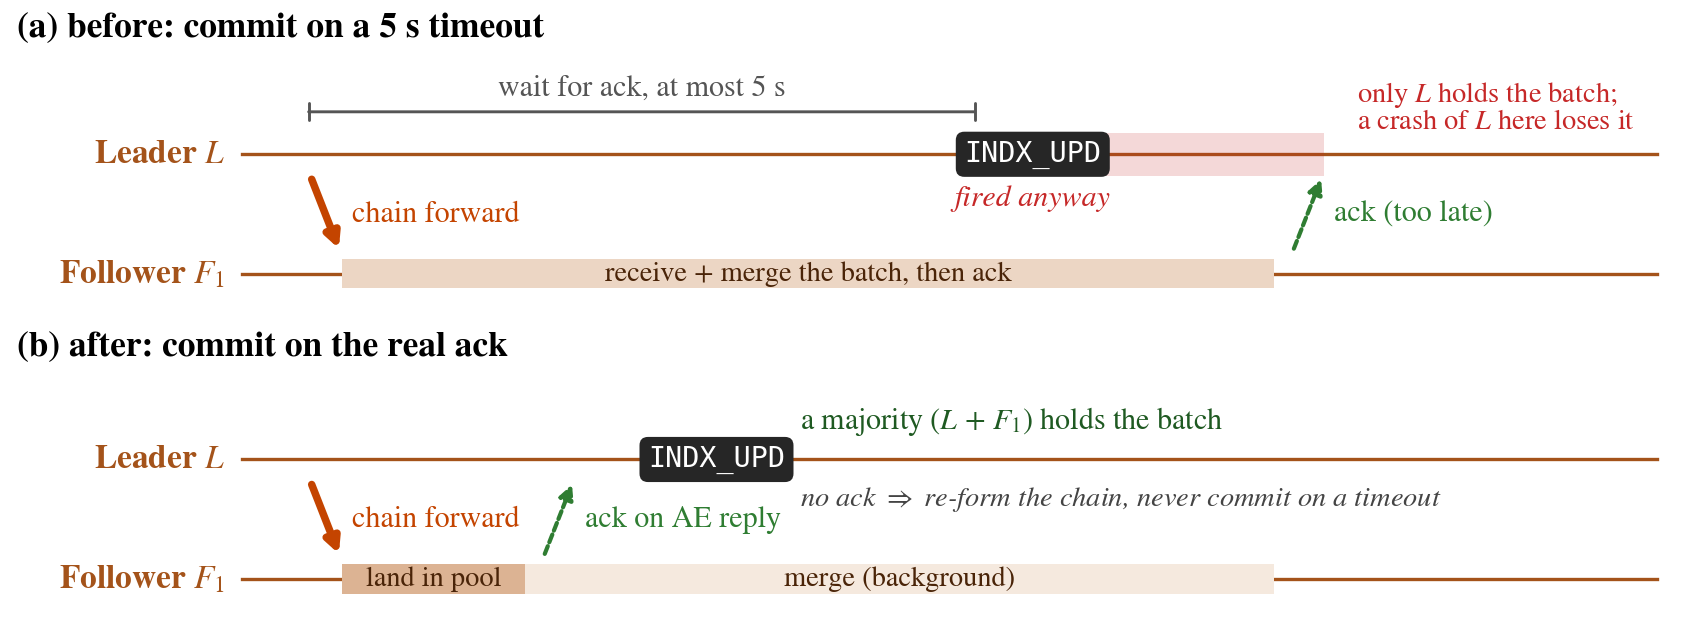

Write the Python code that produced this figure.
"""
Figure: commit-on-timeout vs commit-on-ack for the migration durability entry.

(a) Before: the recipient leader waited up to 5 s for the chain ack, then logged
    INDX_UPD anyway. The follower's ack came after its merge of the batch, later
    than 5 s, so in every clean run INDX_UPD committed while only L held the batch.
    A leader crash in that window loses data the log says is durable.
(b) After: the follower acks as soon as the batch lands in its pool (on its
    AppendEntries reply) and L logs INDX_UPD only after that ack. With no ack, L
    re-forms the chain instead of committing.

Source: CRASH_SCENARIOS.md (EMPIRICAL: invariant violated in the clean baseline),
FAULT_TOLERANCE_STATUS.md §1b-1c (Part A real-ack gating),
redis/src/cluster_rdma_chain.c (ack on landing).
"""

import os

import matplotlib.pyplot as plt
from matplotlib.patches import FancyArrowPatch, Rectangle

plt.rcParams.update({
    "font.family": "STIXGeneral",
    "mathtext.fontset": "stix",
    "font.size": 8,
    "pdf.fonttype": 42,
})

C_RECP, C_DATA, C_ACK, C_BAD = "#a4531a", "#c44400", "#2f7d32", "#c62828"

fig, ax = plt.subplots(figsize=(7.16, 2.7))
ax.axis("off")
ax.set_xlim(0, 100)
ax.set_ylim(-3, 44)

X0, X1 = 14, 99


def lanes(yl, yf):
    for y, name in [(yl, "Leader $L$"), (yf, "Follower $F_1$")]:
        ax.plot([X0, X1], [y, y], color=C_RECP, lw=0.8, zorder=1)
        ax.text(X0 - 1, y, name, ha="right", va="center", color=C_RECP,
                fontweight="bold")


def arrow(x1, y1, x2, y2, color, lw=1.0, ls="-"):
    ax.add_patch(FancyArrowPatch((x1, y1), (x2, y2), arrowstyle="-|>",
                                 mutation_scale=7, lw=lw, color=color,
                                 linestyle=ls, zorder=4))


def box(x, y, text):
    ax.text(x, y, text, ha="center", va="center", color="white", fontsize=6.8,
            family="monospace", zorder=7,
            bbox=dict(boxstyle="round,pad=0.3,rounding_size=0.3", fc="#262626", ec="none"))


def bar(x1, x2, y, text, fc):
    ax.add_patch(Rectangle((x1, y - 1.1), x2 - x1, 2.2, fc=fc,
                           ec="none", zorder=2))
    ax.text((x1 + x2) / 2, y, text, ha="center", va="center", fontsize=6.8,
            color="#4a2408", zorder=3)


def text(x, y, s, color="#333333", ha="left", size=7.2, **kw):
    ax.text(x, y, s, ha=ha, va="center", fontsize=size, color=color, zorder=8, **kw)


# (a) before: commit on timeout
LA, FA = 33, 24
ax.text(0.5, 42.5, "(a) before: commit on a 5 s timeout", fontsize=8.5,
        fontweight="bold", va="center")
lanes(LA, FA)
arrow(18, LA - 1.3, 20, FA + 1.3, C_DATA, lw=1.8)
text(20.6, 28.5, "chain forward", C_DATA)
bar(20, 76, FA, "receive + merge the batch, then ack", "#ecd6c4")
# 5 s timer
ax.annotate("", xy=(58, LA + 3.2), xytext=(18, LA + 3.2),
            arrowprops=dict(arrowstyle="|-|", lw=0.7, color="#555555",
                            shrinkA=0, shrinkB=0, mutation_scale=2))
text(38, LA + 5.0, "wait for ack, at most 5 s", "#555555", ha="center")
box(61.5, LA, "INDX_UPD")
text(61.5, LA - 3.3, "fired anyway", C_BAD, ha="center", style="italic")
arrow(77, FA + 1.3, 79, LA - 1.3, C_ACK, lw=1.0, ls=(0, (2, 1)))
text(79.6, 28.5, "ack (too late)", C_ACK)
# vulnerability window
ax.add_patch(Rectangle((65.5, LA - 1.6), 13.5, 3.2, fc=C_BAD, alpha=0.18,
                       ec="none", zorder=1))
ax.text(81.0, LA + 3.6, "only $L$ holds the batch;\na crash of $L$ here loses it",
        ha="left", va="center", fontsize=6.8, color=C_BAD, linespacing=1.0)

# (b) after: commit on the real ack
LB, FB = 10, 1
ax.text(0.5, 18.5, "(b) after: commit on the real ack", fontsize=8.5,
        fontweight="bold", va="center")
lanes(LB, FB)
arrow(18, LB - 1.3, 20, FB + 1.3, C_DATA, lw=1.8)
text(20.6, 5.5, "chain forward", C_DATA)
bar(20, 31, FB, "land in pool", "#dcb393")
bar(31, 76, FB, "merge (background)", "#f5e9de")
arrow(32, FB + 1.3, 34, LB - 1.3, C_ACK, lw=1.0, ls=(0, (2, 1)))
text(34.6, 5.5, "ack on AE reply", C_ACK)
box(42.5, LB, "INDX_UPD")
text(47.5, LB + 2.9, "a majority ($L$ + $F_1$) holds the batch", "#1f5a22")
text(47.5, LB - 3.0, "no ack $\\Rightarrow$ re-form the chain, never commit on a timeout",
     "#444444", style="italic", size=6.8)

out_dir = os.path.dirname(os.path.abspath(__file__))
for ext in ("pdf", "png"):
    out = os.path.join(out_dir, f"figure_durability_gate.{ext}")
    fig.savefig(out, dpi=300, bbox_inches="tight", pad_inches=0.03)
    print(f"wrote {out}")
